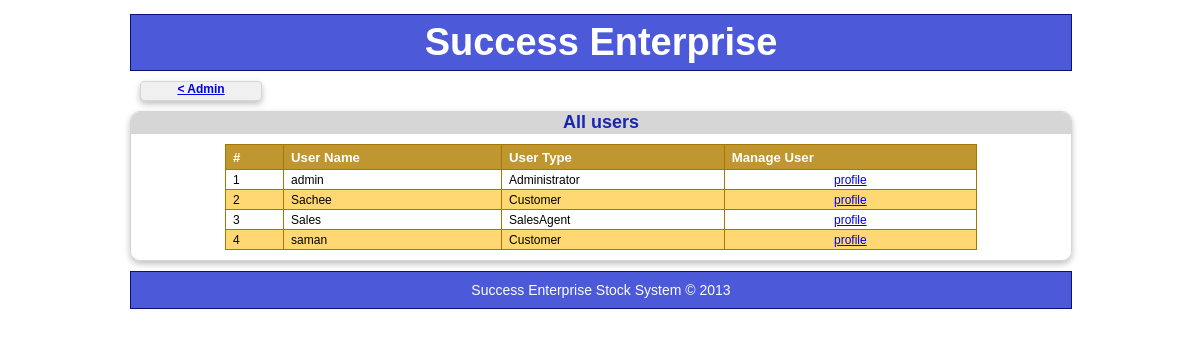
Page /admin/adm_all_users.php (signed in) on the committed database.
### tables this page shows
CREATE TABLE IF NOT EXISTS `users` (
  `user_name` varchar(200) NOT NULL,
  `salted_hash` varchar(200) NOT NULL,
  `salt` varchar(5) NOT NULL,
  `user_type` varchar(20) NOT NULL,
  `name` varchar(50) NOT NULL,
  `email` varchar(20) NOT NULL,
  `contact` varchar(12) NOT NULL,
  `address` varchar(200) NOT NULL,
  PRIMARY KEY (`user_name`)
);

### lib/mysql.php (called while the page is built, shortened)
<?php
	function ExecuteSQL($sql){
		return mysql_query($sql);
	}
?>

### admin/adm_helper.php (the view, shortened to what this page needs)
<?php
function GetAllUsers($styleid){
try{
	include_once('../lib/feeder.php');
	include_once('../lib/mysql.php');
	$con = OpenConnection();
	$sql = "SELECT * FROM users";
	$result = ExecuteSQL($sql);
	$b = false;
	$n = 1;
	TabelHeader($styleid,array('#','User Name','User Type','Manage User'));
	while($row = mysql_fetch_array($result))
	{
		ZeebraStripes($b,$n,'alt');
		echo "<td>" . $row['user_name'] . "</td><td>" .
			$row["user_type"] . "</td>
			<td align='center'><a href='../user/profile.php?user=" . $row['user_name'] . "'>profile</a></td></tr>";
	}
	echo "</table>";
}catch(Exception $e){mysql_close($con);SQLErrorPage();}
}
?>

### lib/feeder.php (shortened to what this page needs)
<?php
function PageHeading($title){
	echo "<div id='header_footer'><h1>Success Enterprise<h1></div>";
}
function BackButton($title,$target){
	echo "<div id='buttom_div'><a href='$target'>$title</a></div>";
}
function Footer(){
	echo "<div id='header_footer'><p>Success Enterprise Stock System &#xA9; 2013</p></div>";
}
function ZeebraStripes(&$b,&$n,$styleid){
	if($b)
		echo "<tr class='$styleid'><td>" . $n++ . "</td>";
	else
		echo "<tr><td>" . $n++ . "</td>";
}
function TabelHeader($styleid,$headers){
	echo "<table id='$styleid' border=1><tr>";
	foreach ($headers as $i => $value)
		echo "<th>$value</th>";
	echo "</tr>";
}
function Head_Section(){
	$prefix = $_SESSION['pre_fix'];
	echo "<!DOCTYPE html>";
    echo "<html lang='en' xml:lang='en' xmlns='http://www.w3.org/1999/xhtml'>";
    echo "<head>";
    echo "<link rel='stylesheet' type='text/css' href='" . $prefix . "css/main.css'>";
    echo "<link rel='stylesheet' type='text/css' href='" . $prefix . "css/nav.css'>";
    echo "<link rel='stylesheet' type='text/css' href='" . $prefix . "css/data_tables.css'>";
	echo "</head>";
}
?>

### css/main.css (style rules this page uses)
* { padding:0; margin:0; }
body { font-family: Arial, Helvetica, sans-serif; font-size: 12px; font-style: normal; font-variant: normal; }
h1 { font-size: 16px; margin-top:6px; margin-bottom:6px; }
p { font-size: 14px; }
#header_footer { margin-top:10px; width:940px; background-color:#4C59D8; text-align: center; border:solid #081272; border-width:1px; color:#ffffff; }
#header_footer h1 { font-size: 38px; font-weight: bold; }
#header_footer p { margin:10px; }
#buttom_div { background-color:#f0f0f0; width: 120px; height:18px; margin:10px; border:solid #d6d6d6; border-width: 1px; -webkit-box-shadow: 0 3px 6px rgba(0,0,0,.25); -moz-box-shadow: 0 3px 6px rgba(0,0,0,.25); border-radius : 4px; -moz-border-radius : 4px; -webkit-border-radius : 4px; font-weight: bold; text-align:center; }

### css/data_tables.css (style rules this page uses)
#customers { width:80%; margin:auto; margin-top:10; margin-bottom:10; border-collapse:collapse; }
#customers td, #customers th { font-size:1em; border:1px solid #A67600; padding:3px 7px 2px 7px; }
#customers th { font-size:1.1em; text-align:left; padding-top:5px; padding-bottom:4px; background-color:#BF9630; color:#ffffff; }
#customers tr.alt td { background-color:#FFD773; }

### rows in the picture
users: n "1", user_name "admin", user_type "Administrator"
users: n "2", user_name "Sachee", user_type "Customer"
users: n "3", user_name "Sales", user_type "SalesAgent"
users: n "4", user_name "saman", user_type "Customer"

### other values in the picture
$title "< Admin"
$value "#"
$value "User Name"
$value "User Type"
$value "Manage User"
